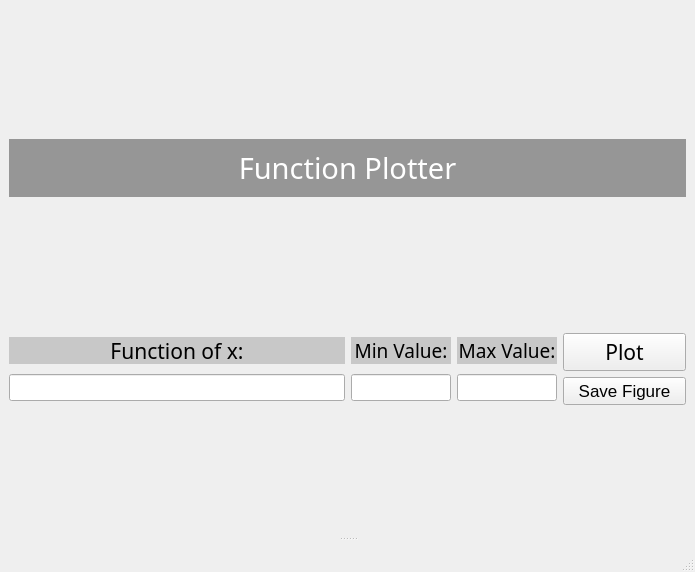
<?xml version="1.0" encoding="UTF-8"?>
<ui version="4.0">
 <class>MainWindow</class>
 <widget class="QMainWindow" name="MainWindow">
  <property name="geometry">
   <rect>
    <x>0</x>
    <y>0</y>
    <width>695</width>
    <height>572</height>
   </rect>
  </property>
  <property name="windowTitle">
   <string>Function Plotter</string>
  </property>
  <widget class="QWidget" name="centralwidget">
   <layout class="QHBoxLayout" name="horizontalLayout_4">
    <item>
     <widget class="QSplitter" name="splitter">
      <property name="orientation">
       <enum>Qt::Vertical</enum>
      </property>
      <widget class="QWidget" name="layoutWidget">
       <layout class="QVBoxLayout" name="verticalLayout_6">
        <item>
         <widget class="QLabel" name="label_4">
          <property name="maximumSize">
           <size>
            <width>16777215</width>
            <height>58</height>
           </size>
          </property>
          <property name="font">
           <font>
            <family>Umpush</family>
            <pointsize>22</pointsize>
           </font>
          </property>
          <property name="styleSheet">
           <string notr="true">background-color:rgb(150,150,150);
color:white</string>
          </property>
          <property name="text">
           <string>Function Plotter</string>
          </property>
          <property name="alignment">
           <set>Qt::AlignCenter</set>
          </property>
         </widget>
        </item>
        <item>
         <layout class="QHBoxLayout" name="horizontalLayout_3">
          <item>
           <layout class="QVBoxLayout" name="verticalLayout_4">
            <item>
             <widget class="QLabel" name="label">
              <property name="maximumSize">
               <size>
                <width>16777215</width>
                <height>27</height>
               </size>
              </property>
              <property name="font">
               <font>
                <family>Ubuntu Condensed</family>
                <pointsize>16</pointsize>
               </font>
              </property>
              <property name="styleSheet">
               <string notr="true">background-color:rgb(200,200,200)</string>
              </property>
              <property name="text">
               <string>Function of x:</string>
              </property>
              <property name="alignment">
               <set>Qt::AlignCenter</set>
              </property>
             </widget>
            </item>
            <item>
             <widget class="QLineEdit" name="function_input">
              <property name="maximumSize">
               <size>
                <width>16777215</width>
                <height>27</height>
               </size>
              </property>
              <property name="font">
               <font>
                <pointsize>12</pointsize>
               </font>
              </property>
             </widget>
            </item>
           </layout>
          </item>
          <item>
           <layout class="QHBoxLayout" name="horizontalLayout_2">
            <item>
             <layout class="QHBoxLayout" name="horizontalLayout">
              <item>
               <layout class="QVBoxLayout" name="verticalLayout_2">
                <item>
                 <widget class="QLabel" name="label_2">
                  <property name="maximumSize">
                   <size>
                    <width>100</width>
                    <height>27</height>
                   </size>
                  </property>
                  <property name="font">
                   <font>
                    <family>Ubuntu Condensed</family>
                    <pointsize>14</pointsize>
                   </font>
                  </property>
                  <property name="styleSheet">
                   <string notr="true">background-color:rgb(200,200,200)</string>
                  </property>
                  <property name="text">
                   <string>Min Value:</string>
                  </property>
                  <property name="alignment">
                   <set>Qt::AlignCenter</set>
                  </property>
                 </widget>
                </item>
                <item>
                 <widget class="QLineEdit" name="min_value_input">
                  <property name="maximumSize">
                   <size>
                    <width>100</width>
                    <height>27</height>
                   </size>
                  </property>
                  <property name="font">
                   <font>
                    <pointsize>12</pointsize>
                   </font>
                  </property>
                 </widget>
                </item>
               </layout>
              </item>
              <item>
               <layout class="QVBoxLayout" name="verticalLayout_5">
                <item>
                 <widget class="QLabel" name="label_3">
                  <property name="maximumSize">
                   <size>
                    <width>100</width>
                    <height>27</height>
                   </size>
                  </property>
                  <property name="font">
                   <font>
                    <family>Ubuntu Condensed</family>
                    <pointsize>14</pointsize>
                   </font>
                  </property>
                  <property name="styleSheet">
                   <string notr="true">background-color:rgb(200,200,200)</string>
                  </property>
                  <property name="text">
                   <string>Max Value:</string>
                  </property>
                  <property name="alignment">
                   <set>Qt::AlignCenter</set>
                  </property>
                 </widget>
                </item>
                <item>
                 <widget class="QLineEdit" name="max_value_input">
                  <property name="maximumSize">
                   <size>
                    <width>100</width>
                    <height>27</height>
                   </size>
                  </property>
                  <property name="font">
                   <font>
                    <pointsize>12</pointsize>
                   </font>
                  </property>
                 </widget>
                </item>
               </layout>
              </item>
             </layout>
            </item>
            <item>
             <layout class="QVBoxLayout" name="verticalLayout_7">
              <item>
               <widget class="QPushButton" name="pushButton">
                <property name="minimumSize">
                 <size>
                  <width>0</width>
                  <height>28</height>
                 </size>
                </property>
                <property name="font">
                 <font>
                  <family>Ubuntu Condensed</family>
                  <pointsize>16</pointsize>
                 </font>
                </property>
                <property name="text">
                 <string>Plot</string>
                </property>
               </widget>
              </item>
              <item>
               <widget class="QPushButton" name="pushButton_2">
                <property name="minimumSize">
                 <size>
                  <width>0</width>
                  <height>28</height>
                 </size>
                </property>
                <property name="font">
                 <font>
                  <pointsize>13</pointsize>
                 </font>
                </property>
                <property name="text">
                 <string>Save Figure</string>
                </property>
               </widget>
              </item>
             </layout>
            </item>
           </layout>
          </item>
         </layout>
        </item>
       </layout>
      </widget>
      <widget class="QWidget" name="verticalLayoutWidget">
       <layout class="QVBoxLayout" name="Plotting_Layout"/>
      </widget>
     </widget>
    </item>
   </layout>
  </widget>
  <widget class="QMenuBar" name="menubar">
   <property name="geometry">
    <rect>
     <x>0</x>
     <y>0</y>
     <width>695</width>
     <height>22</height>
    </rect>
   </property>
  </widget>
  <widget class="QStatusBar" name="statusbar"/>
 </widget>
 <resources/>
 <connections/>
</ui>
